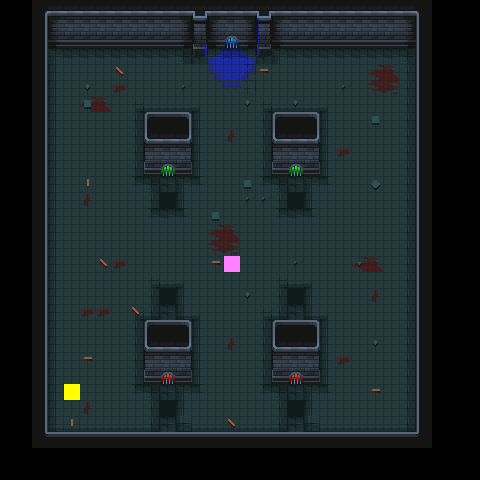

This is a level from a 2D game, rendered from its Tiled map with the project's own tilesets. A one-line summary and the map file follow, with tile-layer data summarised:
An orthogonal 30x30 tile map with 16x16 px tiles, 14 tile layers (floor, floor_props, invis_walls, pillars, ...), 3 tilesets.

<map version="1.10" tiledversion="1.11.0" orientation="orthogonal" renderorder="right-down" width="30" height="30" tilewidth="16" tileheight="16" infinite="0" nextlayerid="18" nextobjectid="1">
 <editorsettings>
  <export target="room_3/dung_room_3.csv" format="csv" />
 </editorsettings>
 <tileset firstgid="1" source="../../graphics/underworld/Environment/Dungeon Prison/Tiled/dungeontiles.tsx" />
 <tileset firstgid="626" source="../../graphics/underworld/Environment/Dungeon Prison/Tiled/dungeonprops.tsx" />
 <tileset firstgid="1251" source="../universal/spawns.tsx" />
 <layer id="1" name="floor" width="30" height="30">
  <data>[900 cells, 504 non-empty, 25 distinct tile ids]</data>
 </layer>
 <layer id="14" name="floor_props" width="30" height="30">
  <data>[900 cells, 26 non-empty, 8 distinct tile ids]</data>
 </layer>
 <layer id="16" name="invis_walls" width="30" height="30">
  <data>[900 cells, 13 non-empty, 5 distinct tile ids]</data>
 </layer>
 <layer id="3" name="pillars" width="30" height="30">
  <data>[900 cells, 185 non-empty, 26 distinct tile ids]</data>
 </layer>
 <layer id="2" name="lights" width="30" height="30">
  <data>[900 cells, 24 non-empty, 22 distinct tile ids]</data>
 </layer>
 <layer id="15" name="back_props_des" width="30" height="30">
  <data>[900 cells, 0 non-empty, 0 distinct tile ids]</data>
 </layer>
 <layer id="6" name="back_props_1" width="30" height="30">
  <data>[900 cells, 0 non-empty, 0 distinct tile ids]</data>
 </layer>
 <layer id="8" name="back_props_2" width="30" height="30">
  <data>[900 cells, 0 non-empty, 0 distinct tile ids]</data>
 </layer>
 <layer id="7" name="interact" width="30" height="30">
  <data>[900 cells, 0 non-empty, 0 distinct tile ids]</data>
 </layer>
 <layer id="9" name="player" width="30" height="30">
  <data>[900 cells, 1 non-empty, 1 distinct tile ids]</data>
 </layer>
 <layer id="10" name="mob" width="30" height="30">
  <data>[900 cells, 1 non-empty, 1 distinct tile ids]</data>
 </layer>
 <layer id="11" name="constraints" width="30" height="30">
  <data>[900 cells, 0 non-empty, 0 distinct tile ids]</data>
 </layer>
 <layer id="12" name="exit_1" width="30" height="30">
  <properties>
   <property name="target" value="dung_room_1" />
  </properties>
  <data>[900 cells, 0 non-empty, 0 distinct tile ids]</data>
 </layer>
 <layer id="13" name="exit_2" width="30" height="30">
  <data>[900 cells, 0 non-empty, 0 distinct tile ids]</data>
 </layer>
</map>
